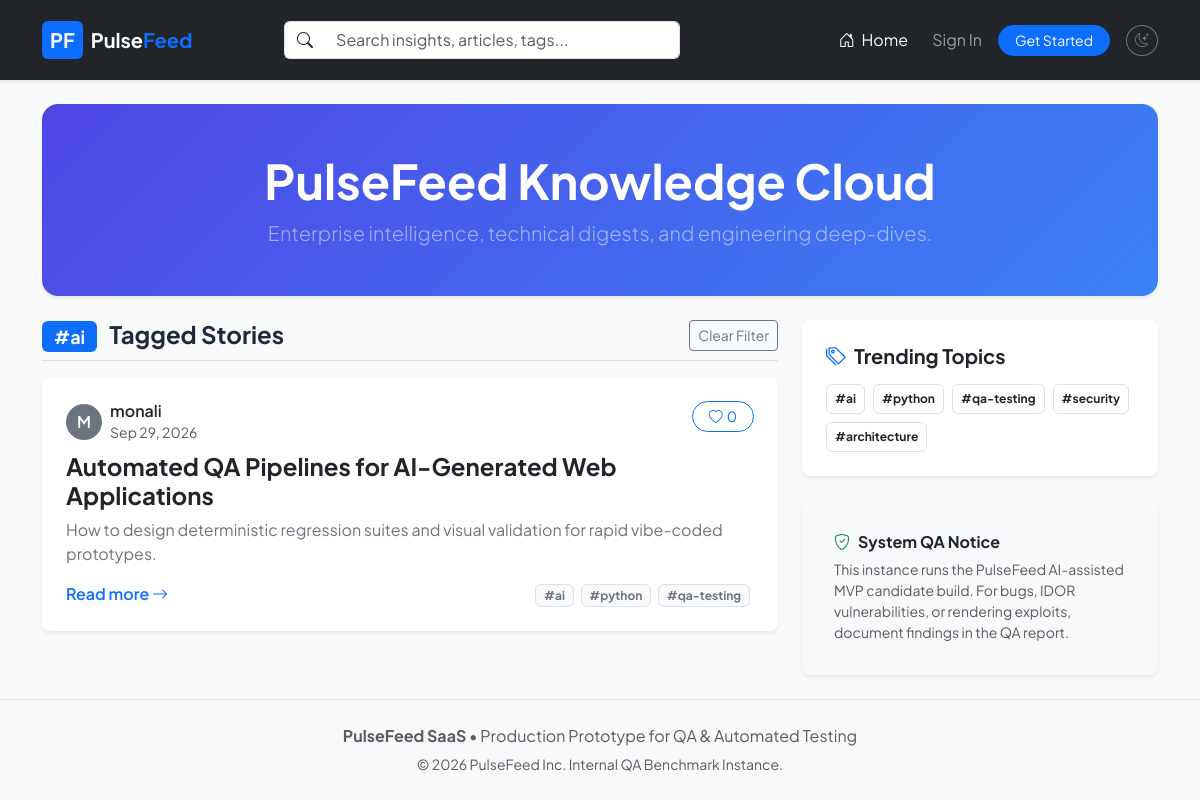
The app's page /?tag=ai with its own data.
### core/models.py (models this page shows, shortened)
class Article(models.Model):
    title = models.CharField(max_length=255)
    slug = models.SlugField(max_length=280, unique=True, blank=True)
    description = models.TextField(blank=True)
    body = models.TextField()
    author = models.ForeignKey(User, on_delete=models.CASCADE, related_name='articles')
    tags = models.ManyToManyField(Tag, blank=True, related_name='articles')
    favorites = models.ManyToManyField(User, blank=True, related_name='favorite_articles')
    created_at = models.DateTimeField(auto_now_add=True)
    updated_at = models.DateTimeField(auto_now=True)

class Tag(models.Model):
    name = models.CharField(max_length=50, unique=True)
    slug = models.SlugField(max_length=50, unique=True)

### core/views.py (the view)
# urls.py: path('', views.feed_view, name='feed'),
def feed_view(request):
    tag_filter = request.GET.get('tag')
    search_query = request.GET.get('q', '').strip()
    articles = Article.objects.all().select_related('author').prefetch_related('tags', 'favorites').order_by('-created_at')
    if tag_filter:
        articles = articles.filter(tags__slug=tag_filter)
    if search_query:
        articles = articles.filter(title__icontains=search_query)
    popular_tags = Tag.objects.all()[:15]
    return render(request, 'index.html', {
        'articles': articles,
        'popular_tags': popular_tags,
        'current_tag': tag_filter,
        'search_query': search_query,
    })

### templates/index.html (shortened to what this page needs)
{% extends 'base.html' %}
{% block content %}
<div class="container">
    <div class="hero-section text-center p-5 mb-4 rounded-4 shadow-sm bg-gradient-primary text-white">
        <h1 class="display-5 fw-bold mb-2">PulseFeed Knowledge Cloud</h1>
        <p class="lead mb-0 text-white-50">Enterprise intelligence, technical digests, and engineering deep-dives.</p>
    </div>
    <div class="row g-4">
        <div class="col-lg-8">
            <div class="d-flex justify-content-between align-items-center mb-3 pb-2 border-bottom">
                <h4 class="fw-bold mb-0">
                    {% if current_tag %}
                        <span class="badge bg-primary me-2">#{{ current_tag }}</span> Tagged Stories
                    {% elif search_query %}
                        Results for "<span class="text-primary">{{ search_query }}</span>"
                    {% else %}
                        Global Articles Feed
                    {% endif %}
                </h4>
                {% if current_tag or search_query %}
                    <a href="{% url 'feed' %}" class="btn btn-sm btn-outline-secondary">Clear Filter</a>
                {% endif %}
            </div>
            {% for article in articles %}
                <div class="card mb-3 article-card shadow-sm border-0 rounded-3" data-article-id="{{ article.id }}">
                    <div class="card-body p-4">
                        <div class="d-flex justify-content-between align-items-start mb-2">
                            <div class="d-flex align-items-center gap-2">
                                <span class="avatar-sm bg-secondary text-white rounded-circle text-center">{{ article.author.username|slice:":1"|upper }}</span>
                                <div>
                                    <h6 class="mb-0 fw-semibold text-dark">{{ article.author.username }}</h6>
                                    <small class="text-muted">{{ article.created_at|date:"M d, Y" }}</small>
                                </div>
                            </div>
                            <button class="btn btn-sm btn-outline-primary favorite-btn d-flex align-items-center gap-1 rounded-pill px-3" data-id="{{ article.id }}">
                                <i class="bi bi-heart"></i>
                                <span class="fav-count">{{ article.favorites.count }}</span>
                            </button>
                        </div>
                        <h4 class="card-title fw-bold mt-2">
                            <a href="{% url 'article_detail' slug=article.slug %}" class="text-decoration-none text-dark hover-primary">
                                {{ article.title }}
                            </a>
                        </h4>
                        <p class="card-text text-secondary mb-3">{{ article.description|default:article.body|truncatechars:180 }}</p>
                        <div class="d-flex justify-content-between align-items-center">
                            <a href="{% url 'article_detail' slug=article.slug %}" class="text-primary text-decoration-none fw-semibold read-more-link">
                                Read more <i class="bi bi-arrow-right"></i>
                            </a>
                            <div class="tags-container">
                                {% for tag in article.tags.all %}
                                    <a href="{% url 'feed' %}?tag={{ tag.slug }}" class="badge bg-light text-secondary border text-decoration-none me-1">#{{ tag.name }}</a>
                                {% endfor %}
                            </div>
                        </div>
                    </div>
                </div>
            {% endfor %}
        </div>
        <div class="col-lg-4">
            <div class="card shadow-sm border-0 rounded-3 mb-4 popular-tags-card">
                <div class="card-body p-4">
                    <h5 class="fw-bold mb-3"><i class="bi bi-tags me-2 text-primary"></i>Trending Topics</h5>
                    <div class="d-flex flex-wrap gap-2">
                        {% for tag in popular_tags %}
                            <a href="{% url 'feed' %}?tag={{ tag.slug }}" class="badge bg-white border text-dark p-2 text-decoration-none hover-shadow">
                                #{{ tag.name }}
                            </a>
                        {% empty %}
                            <p class="text-muted small mb-0">No tags available.</p>
                        {% endfor %}
                    </div>
                </div>
            </div>
            <div class="card shadow-sm border-0 rounded-3 bg-light p-3">
                <div class="card-body">
                    <h6 class="fw-bold"><i class="bi bi-shield-check me-2 text-success"></i>System QA Notice</h6>
                    <p class="small text-muted mb-0">
                        This instance runs the PulseFeed AI-assisted MVP candidate build. For bugs, IDOR vulnerabilities, or rendering exploits, document findings in the QA report.
                    </p>
                </div>
            </div>
        </div>
    </div>
</div>
{% endblock %}

### static/css/style.css (style rules this page uses)
:root { --primary-color: #4f46e5; --primary-hover: #4338ca; --bg-light: #f8fafc; --text-dark: #1e293b; --text-muted: #64748b; --card-bg: #ffffff; --border-color: #e2e8f0; }
body { font-family: 'Plus Jakarta Sans', -apple-system, BlinkMacSystemFont, "Segoe UI", Roboto, sans-serif; background-color: var(--bg-light); color: var(--text-dark); min-height: 100vh; display: flex; flex-direction: column; transition: background-color 0.2s ease, color 0.2s ease; }
.bg-gradient-primary { background: linear-gradient(135deg, #4f46e5 0%, #3b82f6 100%); }
.avatar-sm { width: 36px; height: 36px; display: inline-flex; align-items: center; justify-content: center; font-weight: 600; }
.article-card { transition: transform 0.15s ease, box-shadow 0.15s ease; }

### records on screen
Article: author.username "M", author.username "monali", created_at "Sep 29, 2026", favorites.count "0", title "Automated QA Pipelines for AI-Generated Web Applications", description "How to design deterministic regression suites and visual validation for rapid vibe-coded prototypes."
Tag: name "ai"
Tag: name "python"
Tag: name "qa-testing"
Tag: name "security"
Tag: name "architecture"

### other values on screen
{{ current_tag }} "ai"
